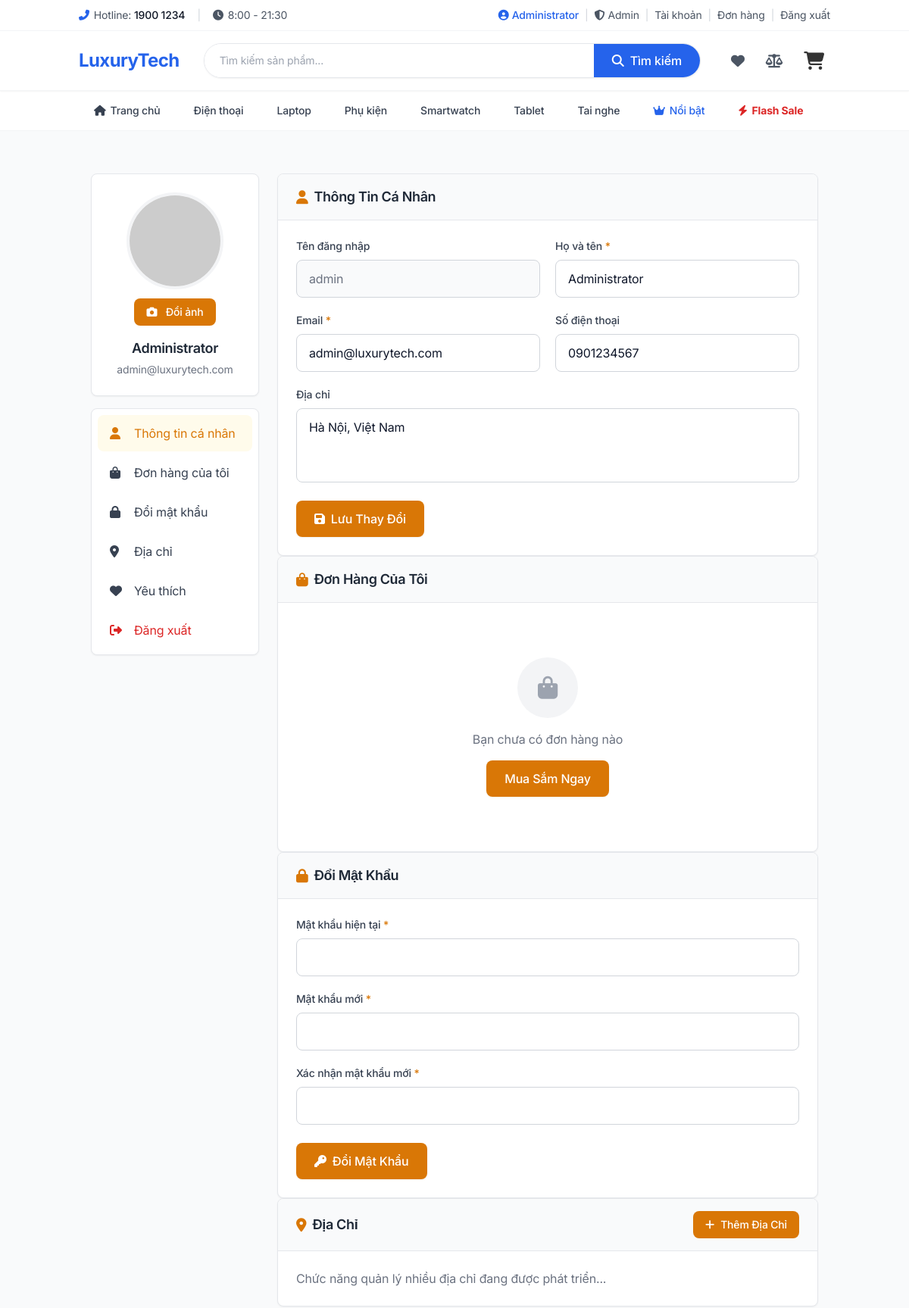
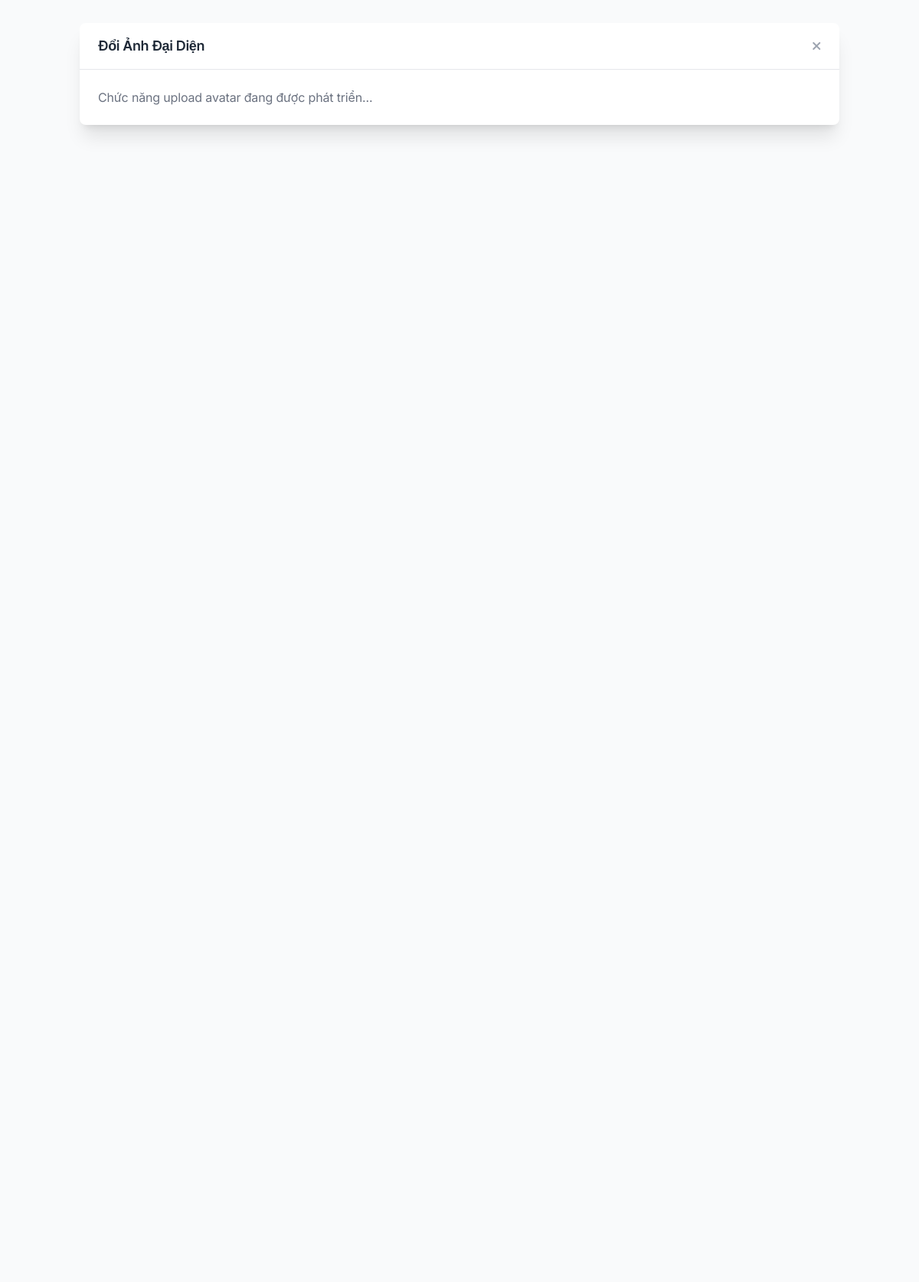
The app's page /profile.php (signed in, upper part) with its own data (2 pictures, top to bottom).
### tables this page shows
CREATE TABLE `categories` (
    `id` INT AUTO_INCREMENT PRIMARY KEY,
    `name` VARCHAR(100) NOT NULL,
    `slug` VARCHAR(100) UNIQUE NOT NULL,
    `description` TEXT,
    `image` VARCHAR(255),
    `created_at` TIMESTAMP DEFAULT CURRENT_TIMESTAMP
);

CREATE TABLE `users` (
    `id` INT AUTO_INCREMENT PRIMARY KEY,
    `username` VARCHAR(50) UNIQUE NOT NULL,
    `email` VARCHAR(100) UNIQUE NOT NULL,
    `password` VARCHAR(255) NOT NULL,
    `facebook_id` VARCHAR(255) NULL,
    `google_id` VARCHAR(255) NULL,
    `avatar` VARCHAR(500) NULL,
    `role` ENUM('admin', 'customer') NOT NULL DEFAULT 'customer',
    `full_name` VARCHAR(100) NOT NULL,
    `phone` VARCHAR(20),
    `address` TEXT,
    `created_at` TIMESTAMP DEFAULT CURRENT_TIMESTAMP,
    `updated_at` TIMESTAMP DEFAULT CURRENT_TIMESTAMP ON UPDATE CURRENT_TIMESTAMP
);

### profile.php (the view, shortened to what the rows shown need)
<?php
require_once 'config/config.php';
$user_id = (int)$_SESSION['user_id'];
$user_stmt = $conn->prepare("SELECT * FROM users WHERE id = ?");
$user_stmt->bind_param("i", $user_id);
$user_stmt->execute();
$user = $user_stmt->get_result()->fetch_assoc();
include 'includes/header.php';
?>
<div class="container mx-auto px-4 py-8 max-w-7xl">
    <div class="grid grid-cols-1 lg:grid-cols-12 gap-6">
        <div class="lg:col-span-3">
            <div class="bg-white rounded-lg shadow-sm border border-gray-200 overflow-hidden mb-4">
                <div class="p-6 text-center">
                    <div class="profile-avatar mb-4">
                        <img src="<?php echo $user['avatar'] ?? 'https://ui-avatars.com/api/?name=' . urlencode($user['full_name'] ?: $user['username']) . '&size=150&background=2f80ed&color=fff'; ?>"
                             alt="Avatar"
                             class="w-32 h-32 rounded-full mx-auto object-cover border-4 border-gray-100">
                        <button class="mt-3 px-4 py-2 bg-amber-600 hover:bg-amber-700 text-white text-sm font-medium rounded-lg transition-colors"
                                data-bs-toggle="modal"
                                data-bs-target="#avatarModal">
                        </button>
                    </div>
                    <h5 class="text-lg font-semibold text-gray-800 mb-1"><?php echo htmlspecialchars($user['full_name'] ?: $user['username']); ?></h5>
                    <p class="text-gray-500 text-sm"><?php echo htmlspecialchars($user['email']); ?></p>
                </div>
            </div>
        </div>
        <div class="lg:col-span-9">
            <div class="tab-content">
                <div class="tab-pane fade show active" id="profile">
                    <div class="bg-white rounded-lg shadow-sm border border-gray-200 overflow-hidden">
                        <div class="p-6">
                            <form data-ajax="true" data-action="update_profile" data-ajax-url="ajax/profile.php">
                                <div class="grid grid-cols-1 md:grid-cols-2 gap-5 mb-5">
                                    <div>
                                        <label class="block text-sm font-medium text-gray-700 mb-2">Tên đăng nhập</label>
                                        <input type="text"
                                               class="block w-full px-4 py-3 border border-gray-300 rounded-lg bg-gray-50 text-gray-500 cursor-not-allowed"
                                               value="<?php echo htmlspecialchars($user['username']); ?>"
                                               disabled>
                                    </div>
                                    <div>
                                        <label class="block text-sm font-medium text-gray-700 mb-2">
                                            Họ và tên <span class="text-amber-600">*</span>
                                        </label>
                                        <input type="text"
                                               name="full_name"
                                               class="block w-full px-4 py-3 border border-gray-300 rounded-lg focus:ring-2 focus:ring-amber-500 focus:border-amber-500 transition-colors"
                                               value="<?php echo htmlspecialchars($user['full_name']); ?>"
                                               required>
                                    </div>
                                </div>
                                <div class="grid grid-cols-1 md:grid-cols-2 gap-5 mb-5">
                                    <div>
                                        <label class="block text-sm font-medium text-gray-700 mb-2">
                                            Email <span class="text-amber-600">*</span>
                                        </label>
                                        <input type="email"
                                               name="email"
                                               class="block w-full px-4 py-3 border border-gray-300 rounded-lg focus:ring-2 focus:ring-amber-500 focus:border-amber-500 transition-colors"
                                               value="<?php echo htmlspecialchars($user['email']); ?>"
                                               required>
                                    </div>
                                    <div>
                                        <label class="block text-sm font-medium text-gray-700 mb-2">Số điện thoại</label>
                                        <input type="tel"
                                               name="phone"
                                               class="block w-full px-4 py-3 border border-gray-300 rounded-lg focus:ring-2 focus:ring-amber-500 focus:border-amber-500 transition-colors"
                                               value="<?php echo htmlspecialchars($user['phone']); ?>">
                                    </div>
                                </div>
                                <div class="mb-6">
                                    <label class="block text-sm font-medium text-gray-700 mb-2">Địa chỉ</label>
                                    <textarea name="address"
                                              class="block w-full px-4 py-3 border border-gray-300 rounded-lg focus:ring-2 focus:ring-amber-500 focus:border-amber-500 transition-colors resize-none"
                                              rows="3"><?php echo htmlspecialchars($user['address']); ?></textarea>
                                </div>
                            </form>
                        </div>
                    </div>
                </div>
            </div>
        </div>
    </div>
</div>
<?php include 'includes/footer.php'; ?>

### includes/header.php (shortened to what the rows shown need)
<?php
$categories_sql = "SELECT * FROM categories ORDER BY name";
$categories_result = $conn->query($categories_sql);
?>
<!DOCTYPE html>
<html lang="vi">
<head>
    <script src="https://cdn.tailwindcss.com"></script>
    <link rel="stylesheet" href="https://cdnjs.cloudflare.com/ajax/libs/font-awesome/6.4.0/css/all.min.css">
    <link href="https://unpkg.com/aos@2.3.1/dist/aos.css" rel="stylesheet">
    <link rel="stylesheet" href="https://cdn.jsdelivr.net/npm/swiper@11/swiper-bundle.min.css">
    <link rel="stylesheet" href="https://cdn.jsdelivr.net/npm/glightbox/dist/css/glightbox.min.css">
    <link rel="stylesheet" href="<?php echo SITE_URL; ?>/assets/css/style.css?v=<?php echo getAssetVersion('assets/css/style.css'); ?>">
    <link rel="stylesheet" href="<?php echo SITE_URL; ?>/assets/css/live-chat.css?v=<?php echo getAssetVersion('assets/css/live-chat.css'); ?>">
    <link rel="stylesheet" href="<?php echo SITE_URL; ?>/assets/css/social-login.css?v=<?php echo getAssetVersion('assets/css/social-login.css'); ?>">
    <link rel="stylesheet" href="<?php echo SITE_URL; ?>/assets/css/flash-sale.css?v=<?php echo getAssetVersion('assets/css/flash-sale.css'); ?>">
    <link rel="stylesheet" href="<?php echo SITE_URL; ?>/assets/css/compare.css?v=<?php echo getAssetVersion('assets/css/compare.css'); ?>">
    <link rel="stylesheet" href="<?php echo SITE_URL; ?>/assets/css/mini-cart.css?v=<?php echo getAssetVersion('assets/css/mini-cart.css'); ?>">
    <link rel="stylesheet" href="<?php echo SITE_URL; ?>/assets/css/mega-menu.css?v=<?php echo getAssetVersion('assets/css/mega-menu.css'); ?>">
    <link rel="stylesheet" href="<?php echo SITE_URL; ?>/assets/css/order-tracking.css?v=<?php echo getAssetVersion('assets/css/order-tracking.css'); ?>">
    <link rel="stylesheet" href="<?php echo SITE_URL; ?>/assets/css/advanced-search.css?v=<?php echo getAssetVersion('assets/css/advanced-search.css'); ?>">
    <link rel="stylesheet" href="<?php echo SITE_URL; ?>/assets/css/ui-enhancements.css?v=<?php echo getAssetVersion('assets/css/ui-enhancements.css'); ?>">
</head>
<body>
    <nav class="bg-white border-b border-gray-100 hidden md:block">
        <div class="container mx-auto px-4">
            <div id="navbarNav" class="flex items-center gap-1">
                <a href="<?php echo SITE_URL; ?>/index.php" class="px-5 py-4 text-sm font-medium text-gray-700 hover:text-primary hover:bg-gray-50 transition-colors rounded-lg flex items-center gap-1.5">
                    <i class="fas fa-home"></i>
                    <span>Trang chủ</span>
                </a>
                <?php while ($category = $categories_result->fetch_assoc()): ?>
                <a href="<?php echo SITE_URL; ?>/products.php?category=<?php echo $category['slug']; ?>" class="px-5 py-4 text-sm font-medium text-gray-700 hover:text-primary hover:bg-gray-50 transition-colors rounded-lg">
                    <?php echo htmlspecialchars($category['name']); ?>
                </a>
                <?php endwhile; ?>
                <a href="<?php echo SITE_URL; ?>/products.php?featured=1" class="px-5 py-4 text-sm font-medium text-primary hover:bg-primary/10 transition-colors rounded-lg flex items-center gap-1.5">
                    <i class="fas fa-crown"></i>
                    <span>Nổi bật</span>
                </a>
                <a href="<?php echo SITE_URL; ?>/flash-sale.php" class="px-5 py-4 text-sm font-bold text-red-600 hover:bg-red-50 transition-colors rounded-lg flex items-center gap-1.5">
                    <i class="fas fa-bolt"></i>
                    <span>Flash Sale</span>
                </a>
            </div>
        </div>
    </nav>
    <main class="min-h-screen bg-gray-50 py-6">
        <div class="container mx-auto px-4">

### records on screen
categories: name "Điện thoại"
categories: name "Laptop"
categories: name "Phụ kiện"
categories: name "Smartwatch"
categories: name "Tablet"
categories: name "Tai nghe"
users: full_name "Administrator", email "admin@luxurytech.com", username "admin", phone "0901234567", address "Hà Nội, Việt Nam"

### other values on screen
SITE_PHONE "1900 1234"
$_SESSION['full_name'] "Administrator"
SITE_NAME "LuxuryTech"
